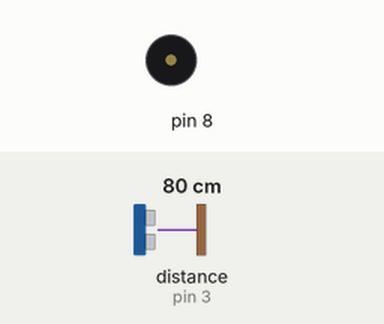
A sketch run on a simulated Arduino Uno, built with avr-gcc and run on an emulated ATmega328P. Shown: buzzer (waves = sounding). Wiring (inferred from the names in the program): ultrasonic range finder: trigger pin 2; echo pin 3. Inputs (shaded band) come from the test bench; at power-on: distance to the obstacle (sensor on pin 3) 80 cm. The echo pulse lasts 58.3 µs per cm.

Above: at 1.2 s.
1.3 s: distance to the obstacle (sensor on pin 3) set to 2 cm
At 2.3 s:
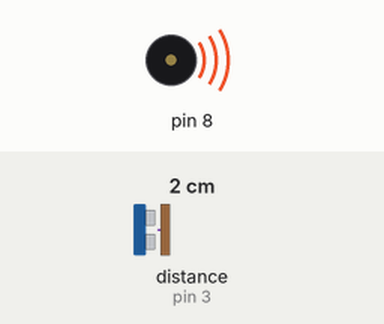
4.3 s: distance to the obstacle (sensor on pin 3) set to 35 cm
At 4.6 s:
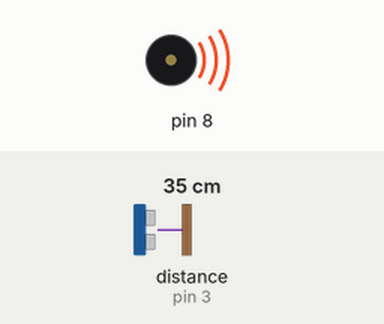
Timing chart, 0 to 13.3 s (numbered marks = the images above; inputs shaded):
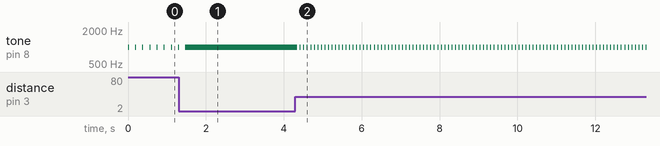

The sketch:

ex017.ino
```cpp
int trig_pin = 2;
int echo_pin = 3;

void setup() {
  pinMode(trig_pin, OUTPUT);
  pinMode(echo_pin, INPUT);
}

void loop() {
  digitalWrite(trig_pin, HIGH);
  delayMicroseconds(10);
  digitalWrite(trig_pin, LOW);

  long duration = pulseIn(echo_pin, HIGH);

  long distance = duration/58.2;

  tone(8, 1000, 20);
  delay(20);
  noTone(8);

  delay(2*distance);

}
```

Measured:
- after the input at 1.3 s, tone on pin 8: goes on until 1.5 s, then stays 1000 Hz
- after the input at 4.3 s, tone on pin 8: alternates 1000 Hz for 0.02 s and silent for 0.07 s, starting at once
- by itself, tone on pin 8: alternates 1000 Hz for 0.02 s and silent for 0.16 s
